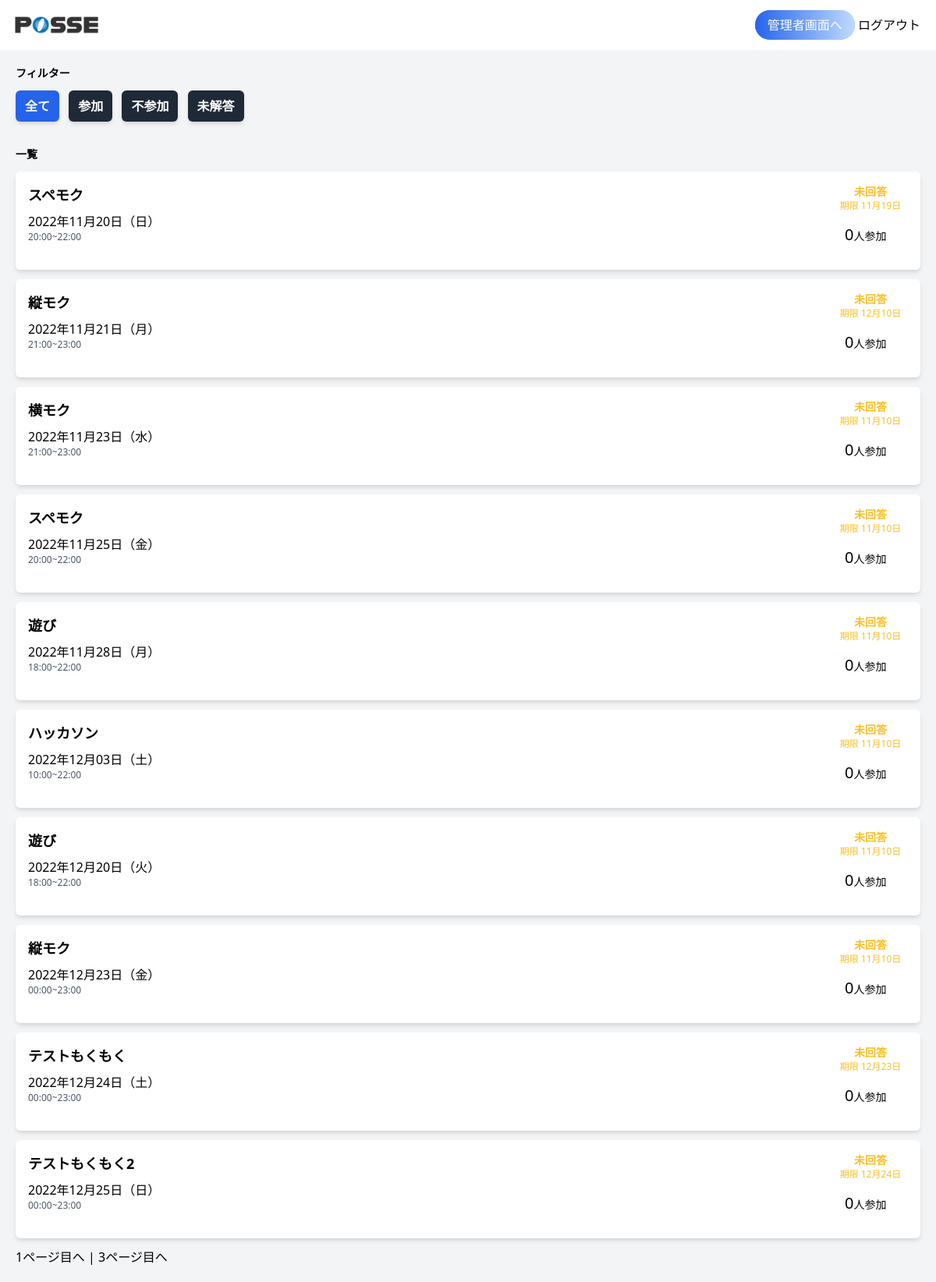
/index.php?page=2 (signed in), run on the app's committed database.
### tables this page shows
CREATE TABLE
    events (
        id INT AUTO_INCREMENT NOT NULL PRIMARY KEY,
        name VARCHAR(10) NOT NULL,
        message VARCHAR(100) NULL,
        start_at DATETIME,
        end_at DATETIME,
        deadline_at DATETIME,
        created_at DATETIME DEFAULT CURRENT_TIMESTAMP,
        updated_at DATETIME DEFAULT CURRENT_TIMESTAMP ON UPDATE CURRENT_TIMESTAMP,
        deleted_at DATETIME
    );

### src/index.php (the view, shortened to what this page needs)
<?php
require('dbconnect.php');
if (isset($_SESSION['id'])) {
  $user_id = $_SESSION['id'];
} else {
  header('Location: auth/login/index.php');
  exit();
}
$counts = $db->query('SELECT COUNT(*) as cnt FROM events WHERE start_at > now()');
$counts->execute();
$count = $counts->fetch();
$max_page = floor(($count['cnt'] + 1) / 10 + 1);
$from_now_events =
  $db->prepare(
    'SELECT events.id, events.name, events.start_at, events.end_at, events.deadline_at, count(event_attendance.id) AS total_participants FROM events LEFT OUTER JOIN event_attendance ON events.id = event_attendance.event_id WHERE start_at > now() AND event_attendance.user_id=:users_id GROUP BY events.id ORDER BY start_at ASC limit :start, 10'
  );
$page = filter_input(INPUT_GET, 'page', FILTER_SANITIZE_NUMBER_INT);
$page = ($page ?: 1);
$start = ($page - 1) *  10;
$from_now_events->bindValue(':start', $start, PDO::PARAM_INT);
$from_now_events->bindValue(':users_id', $user_id, PDO::PARAM_STR);
$from_now_events->execute();
$from_now_events = $from_now_events->fetchAll();
$participating_events = $db->prepare(
  'SELECT events.id, events.name, events.start_at, event_attendance.status_id, events.end_at, events.deadline_at, count(event_attendance.id) AS total_participants
  FROM events
  LEFT OUTER JOIN event_attendance
  ON events.id = event_attendance.event_id
  WHERE start_at > now()
  AND event_attendance.user_id=:users_id
  AND event_attendance.status_id=1
  GROUP BY events.id ORDER BY start_at ASC
  '
);
$participating_events->bindValue(':users_id', $user_id, PDO::PARAM_STR);
$participating_events->execute();
$participating_events = $participating_events->fetchAll();
$un_participating_events = $db->prepare(
  'SELECT events.id, events.name, events.start_at, event_attendance.status_id, events.end_at,events.deadline_at, count(event_attendance.id) AS total_participants
  FROM events
  LEFT OUTER JOIN event_attendance
  ON events.id = event_attendance.event_id
  WHERE start_at > now()
  AND event_attendance.user_id=:users_id
  AND event_attendance.status_id=2
  GROUP BY events.id ORDER BY start_at ASC
  '
);
$un_participating_events->bindValue(':users_id', $user_id, PDO::PARAM_STR);
$un_participating_events->execute();
$un_participating_events = $un_participating_events->fetchAll();
$unanswered_events = $db->prepare(
  'SELECT events.id, events.name, events.start_at, events.end_at,events.deadline_at, event_attendance.status_id, count(event_attendance.id) AS total_participants
  FROM events
  LEFT OUTER JOIN event_attendance
  ON events.id = event_attendance.event_id
  WHERE start_at > now()
  AND event_attendance.user_id=:users_id
  AND event_attendance.status_id=0
  GROUP BY events.id ORDER BY start_at ASC
  '
);
$unanswered_events->bindValue(':users_id', $user_id, PDO::PARAM_STR);
$unanswered_events->execute();
$unanswered_events = $unanswered_events->fetchAll();
$events = [];
if (isset($_POST['participating'])) {
  $events = $participating_events;
  $background_all = 'bg-gray-800';
  $background_participating = 'bg-blue-600';
  $background_unparticipating = 'bg-gray-800';
  $background_unanswerd = 'bg-gray-800';
} elseif (isset($_POST['un_participating'])) {
  $events = $un_participating_events;
  $background_all = 'bg-gray-800';
  $background_participating = 'bg-gray-800';
  $background_unparticipating = 'bg-blue-600';
  $background_unanswerd = 'bg-gray-800';
} elseif (isset($_POST['unanswered'])) {
  $events = $unanswered_events;
  $background_all = 'bg-gray-800';
  $background_participating = 'bg-gray-800';
  $background_unparticipating = 'bg-gray-800';
  $background_unanswerd = 'bg-blue-600';
} else {
  $events = $from_now_events;
  $background_all = 'bg-blue-600';
  $background_participating = 'bg-gray-800';
  $background_unparticipating = 'bg-gray-800';
  $background_unanswerd = 'bg-gray-800';
}
function get_day_of_week($w)
{
  $day_of_week_list = ['日', '月', '火', '水', '木', '金', '土'];
  return $day_of_week_list["$w"];
}
?>
<!DOCTYPE html>
<html lang="ja">
<head>
  <link href="https://unpkg.com/tailwindcss@^2/dist/tailwind.min.css" rel="stylesheet">
  <link rel="stylesheet" href="./css/style.css">
</head>
<body>
  <header class="h-16">
    <div class="flex justify-between items-center w-full h-full mx-auto pl-2 pr-5">
      <div class="h-full">
        <img src="img/header-logo.png" alt="" class="h-full">
      </div>
      <div>
        <?php if ($_SESSION['admin']) : ?>
          <a href="/admin" class="text-white bg-blue-400 px-4 py-2 rounded-3xl bg-gradient-to-r from-blue-600 to-blue-200">管理者画面へ</a>
        <?php endif; ?>
        <a href="/auth/logout.php" class="">ログアウト</a>
      </div>
    </div>
  </header>
  <main class="bg-gray-100">
    <div class="w-full mx-auto p-5">
      <div id="filter" class="mb-8">
        <h2 class="text-sm font-bold mb-3">フィルター</h2>
        <div class="flex">
          <form action="index.php" method="post">
            <button class="px-3 py-2 text-md font-bold mr-2 rounded-md shadow-md text-white <?= $background_all ?>" type="submit" name="all">全て</button>
            <button class="px-3 py-2 text-md font-bold mr-2 rounded-md shadow-md <?= $background_participating ?> text-white" type="submit" name="participating">参加</button>
            <button class="px-3 py-2 text-md font-bold mr-2 rounded-md shadow-md <?= $background_unparticipating ?> text-white" type="submit" name="un_participating">不参加</button>
            <button class="px-3 py-2 text-md font-bold mr-2 rounded-md shadow-md <?= $background_unanswerd ?> text-white" type="submit" name="unanswered">未解答</button>
          </form>
        </div>
      </div>
      <div id="events-list">
        <div class="flex justify-between items-center mb-3">
          <h2 class="text-sm font-bold">一覧</h2>
        </div>
        <?php foreach ($events as $event) : ?>
          <?php
          $participating_users_number = $db->prepare(
            'SELECT  count(event_attendance.id) AS total_participants
              FROM event_attendance
              LEFT OUTER JOIN events
              ON event_attendance.event_id = events.id
              WHERE start_at > now()
              AND event_attendance.event_id=?
              AND status_id=1
              ORDER BY events.id
              '
          );
          $participating_users_number->execute(array($event['id']));
          $participating_users_number = $participating_users_number->fetch();
          ?>
          <?php
          $stmt = $db->prepare('SELECT user_id ,status_id ,events.id FROM events LEFT OUTER JOIN event_attendance ON events.id = event_attendance.event_id WHERE user_id=? AND event_attendance.event_id=?');
          $stmt->execute(array($user_id, $event['id']));
          $status_id = $stmt->fetch();
          ?>
          <?php
          $start_date = strtotime($event['start_at']);
          $end_date = strtotime($event['end_at']);
          $day_of_week = get_day_of_week(date("w", $start_date));
          ?>
          <div class="bg-white mb-3 p-4 flex rounded-md shadow-md">
            <div class="modal-open  cursor-pointer w-11/12" id="event-<?php echo $event['id']; ?>">
              <div>
                <h3 class="font-bold text-lg mb-2"><?php echo $event['name'] ?></h3>
                <p><?php echo date("Y年m月d日（${day_of_week}）", $start_date); ?></p>
                <p class="text-xs text-gray-600">
                  <?php echo date("H:i", $start_date) . "~" . date("H:i", $end_date); ?>
                </p>
              </div>
            </div>
            <div>
              <div class="text-center">
                <?php if ($status_id['status_id'] == 0) : ?>
                  <p class="text-sm font-bold text-yellow-400">未回答</p>
                  <p class="text-xs text-yellow-400">期限 <?php echo date("m月d日", strtotime($event['deadline_at'])); ?></p>
                <?php elseif ($status_id['status_id'] == 2) : ?>
                  <p class="text-sm inline-block font-bold text-gray-300">不参加</p>
                <?php else : ?>
                  <p class="text-sm font-bold inline-block text-green-400">参加</p>
                <?php endif; ?>
              </div>
              <div>
                <p class="text-sm w-24 nav-open inline-block cursor-pointer"><span class="text-xl"><?php echo $participating_users_number['total_participants']; ?></span>人参加 </p>
              </div>
            </div>
          </div>
        <?php endforeach; ?>
      </div>
      <p>
        <?php if ($page > 1) : ?>
          <a href="?page=<?php echo $page - 1; ?>"><?php echo $page - 1; ?>ページ目へ</a> |
        <?php endif; ?>
        <?php if ($page < $max_page) : ?>
          <a href="?page=<?php echo $page + 1; ?>"><?php echo $page + 1; ?>ページ目へ</a>
        <?php endif; ?>
      </p>
    </div>
  </main>
</body>
</html>

### src/css/style.css (style rules this page uses)
.nav-open { padding: 15px; }

### data on the page
events: name "スペモク", start_at "2022年11月20日（日）", start_at "20:00", end_at "22:00", deadline_at "11月19日", total_participants "0"
events: name "縦モク", start_at "2022年11月21日（月）", start_at "21:00", end_at "23:00", deadline_at "12月10日", total_participants "0"
events: name "横モク", start_at "2022年11月23日（水）", start_at "21:00", end_at "23:00", deadline_at "11月10日", total_participants "0"
events: name "スペモク", start_at "2022年11月25日（金）", start_at "20:00", end_at "22:00", deadline_at "11月10日", total_participants "0"
events: name "遊び", start_at "2022年11月28日（月）", start_at "18:00", end_at "22:00", deadline_at "11月10日", total_participants "0"
events: name "ハッカソン", start_at "2022年12月03日（土）", start_at "10:00", end_at "22:00", deadline_at "11月10日", total_participants "0"
events: name "遊び", start_at "2022年12月20日（火）", start_at "18:00", end_at "22:00", deadline_at "11月10日", total_participants "0"
events: name "縦モク", start_at "2022年12月23日（金）", start_at "00:00", end_at "23:00", deadline_at "11月10日", total_participants "0"
events: name "テストもくもく", start_at "2022年12月24日（土）", start_at "00:00", end_at "23:00", deadline_at "12月23日", total_participants "0"
events: name "テストもくもく2", start_at "2022年12月25日（日）", start_at "00:00", end_at "23:00", deadline_at "12月24日", total_participants "0"

### other printed values
$page - 1 "1"
$page + 1 "3"
